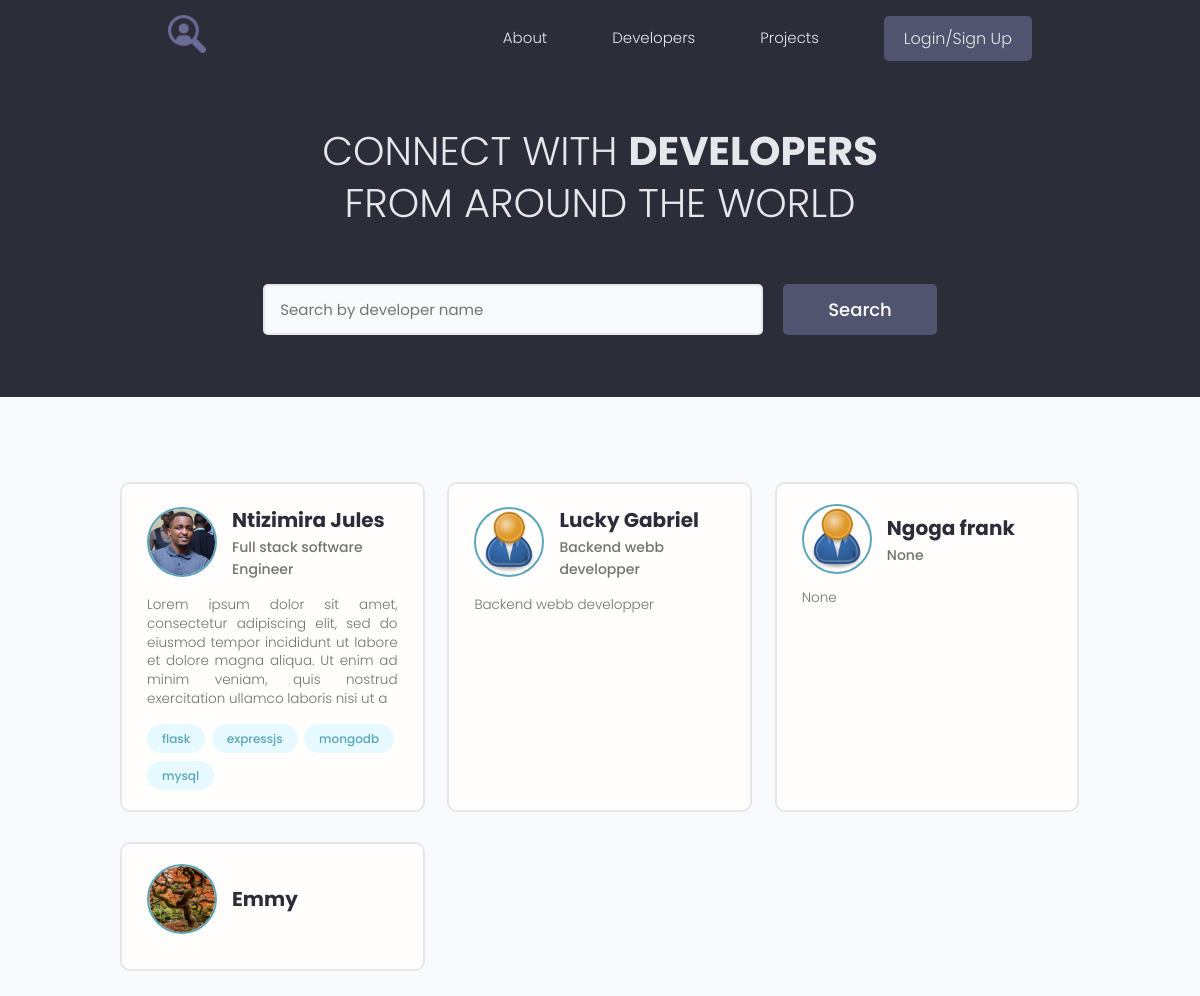
The page /profiles on the database its author committed.
### models/user.py (models this page shows, shortened)
class Profile(BaseModel, Base):
    __tablename__ = 'profiles'
    user_id = Column(String(60), ForeignKey('users.id'))
    user = relationship("User", back_populates="profile")
    username = Column(String(150), nullable=False, unique=True)
    email = Column(String(150), nullable=False)
    name = Column(String(150), nullable=False)
    bio = Column(Text, nullable=True)
    location = Column(String(150), nullable=True)
    headline = Column(String(250), nullable=True)
    profile_image_url = Column(String(2000), default='images/profiles/user-default.png')
    social_github = Column(String(200), nullable=True)
    social_linkdin = Column(String(200), nullable=True)
    social_youtube = Column(String(200), nullable=True)
    social_twitter = Column(String(200), nullable=True)
    skills = relationship("Skill", backref="profile",
                          cascade="all, delete, delete-orphan")
    comments = relationship("Comment", backref="profile", cascade="all, delete-orphan")
    rates = relationship("Rate", backref="profile", cascade="all, delete-orphan")

### models/skill.py (models this page shows, shortened)
class Skill(BaseModel, Base):
    __tablename__ = 'skills'
    profile_id = Column(String(60), ForeignKey('profiles.id'), nullable=True)
    name = Column(String(200), nullable=False)
    description = Column(Text, nullable=True)

### webdynamic/views/users.py (the view)
@app_views.route('/profiles', methods=['GET'], strict_slashes=False)
def profiles():
    profiles = []
    searchQuery = None
    if request.args.get('text'):
        searchQuery = request.args.get('text').lower()
        profiles = profile_search(searchQuery)
    else:
        profiles = list(storage.all(Profile).values())
    page = int(request.args.get('page', 1))
    result = paginate(profiles, page)
    context = {
        'items_on_page': result.get('items_on_page'),
        'total_pages': result.get('total_pages'),
        'queryPage': page,
        'custom_range': result.get('custom_range'),
        'searchQuery': searchQuery if searchQuery else None
        }
    return render_template('profiles.html', **context)

### models/engine/dbManager.py (called while the page is built)
    def all(self, cls=None):
        new_dict = {}
        for clss in classes:
            if cls is None or cls is classes[clss] or cls is clss:
                objs = self.__session.query(classes[clss]).all()
                for obj in objs:
                    key = obj.__class__.__name__ + '.' + obj.id
                    new_dict[key] = obj
        return (new_dict)

### utils/paginate.py (called while the page is built)
def paginate(data, page=1):
    per_page = 9
    start_index = (page - 1) * per_page
    end_index = start_index + per_page
    total_pages = (len(data) + per_page - 1) // per_page
    items_on_page = data[start_index:end_index]
    leftindex = page - 4 if page > 4 else 1
    rightIndex =  page + 5 if (page + 5) <= total_pages else total_pages + 1
    custom_range = range(leftindex, rightIndex)
    prev_page = page - 1 if page > 1 else None
    next_page = page + 1 if page + 1 <= total_pages else None
    result = {
        'page': page,
        'page_size': len(items_on_page),
        'prev_page': prev_page,
        'next_page': next_page,
        'total_pages': total_pages,
        'custom_range': custom_range,
        'items_on_page': items_on_page,
    }
    return result

### webdynamic/app.py (called while the page is built)
@app.context_processor
def inject_user():
    return dict(current_user=current_user)

### webdynamic/templates/profiles.html (shortened to what this page needs)
{% extends 'main.html' %}
{% block content %}
  <main class="home">
    <section class="hero-section text-center">
      <div class="container container--narrow">
        <div class="hero-section__box">
          <h2>CONNECT WITH <span>DEVELOPERS</span></h2>
          <h2>FROM AROUND THE WORLD</h2>
        </div>
        <div class="hero-section__search">
          <form class="form" action="{{url_for('app_views.profiles')}}"  method="get" enctype="multipart/form-data">
            <div class="form__field">
              <input class="input input--text" id="formInput#search" type="text" name="text"
                placeholder="Search by developer name" />
            </div>
            <input class="btn btn--sub btn--lg" type="submit" value="Search" />
          </form>
        </div>
      </div>
    </section>
    <section class="devlist">
      <div class="container">
        <div class="grid grid--three">
            {% for profile in items_on_page %}
            <div class="column card">
                <div class="dev">
                <a href="{{url_for('app_views.profile', profile_id=profile.id)}}" class="card__body">
                    <div class="dev__profile">
                    <img class="avatar avatar--md" src="{{url_for('static', filename=profile.profile_image_url)}}" alt="image" />
                    <div class="dev__meta">
                        <h3>{{profile.name}}</h3>
                        <h5>{{profile.headline}}</h5>
                    </div>
                    </div>
                    <p class="dev__info">
                        {{profile.bio[:200] if profile.bio and profile.bio|length > 150 else profile.bio}}
                    </p>
                    <div class="dev__skills">
                    {% for skill in profile.skills %}
                    <span class="tag tag--pill tag--main">
                        <small>{{skill.name}}</small>
                    </span>
                    {% endfor %}
                    </div>
                </a>
                </div>
            </div>
            {% endfor %}
        </div>
      </div>
    </section>
  </main>
{% endblock %}

### webdynamic/templates/main.html (shortened to what this page needs)
<!DOCTYPE html>
<html lang="en">
<head>
  <link rel="stylesheet" href="https://cdn.iconmonstr.com/1.3.0/css/iconmonstr-iconic-font.min.css" />
  <link rel="stylesheet" href="{{ url_for('static', filename='uikit/styles/uikit.css') }}"/>
  <link rel="stylesheet" href="{{ url_for('static', filename='styles/app.css') }}" />
</head>
<body>
    {% include 'navbar.html' %}
    {% block content %}
    {% endblock %}
</body>
</html>

### webdynamic/templates/navbar.html (shortened to what this page needs)
<header class="header">
    <div class="container container--narrow">
      <a href="/" class="header__logo">
        <img src="{{url_for('static', filename='images/favicon.ico')}}" alt="DevSearch Logo" />
      </a>
      <nav class="header__nav">
        <ul class="header__menu">
          <li class="header__menuItem"><a href="{{url_for('app_views.landingpage')}}">About</a></li>
          <li class="header__menuItem"><a href="{{url_for('app_views.profiles')}}">Developers</a></li>
          <li class="header__menuItem"><a href="{{ url_for('app_views.projects')}}">Projects</a></li>
          {% if current_user.is_authenticated %}
          <li class="header__menuItem"><a href="{{url_for('app_views.inbox')}}">Inbox(<span class="unrd">{{current_user.unread}}</span>)</a></li>
          <li class="header__menuItem"><a href="{{url_for('app_views.account')}}">My Account</a></li>
          <li class="header__menuItem"><a href="{{url_for('app_views.logout')}}" class="btn btn--sub">Logout</a></li>
          <li class="header__menuItem"><a href="{{url_for('app_views.delete_profile')}}" class="btn btn--sub">Delete Account</a></li>
          {% else %}
          <li class="header__menuItem"><a href="{{url_for('app_views.login')}}" class="btn btn--sub">Login/Sign Up</a></li>
          {% endif %}
        </ul>
      </nav>
    </div>
  </header>

### webdynamic/static/styles/app.css (style rules this page uses)
:root { --color-sub: #2d2d39; }
.btn--sub { background-color: var(--color-sub-light); }
.card { border: 2px solid var(--color-light); }
img { width: 100%; }
.header { position: sticky; z-index: 111; background-color: var(--color-sub); padding: 1.5rem 0; }
.header > .container { display: flex; justify-content: space-between; align-items: center; }
.header__logo > img { height: 3.8rem; }
.header__nav > ul { display: inline-flex; align-items: center; list-style: none; gap: 6.5rem; }
.header__menuItem > a { color: var(--color-light); font-weight: 300; }
.hero-section { height: 40vh; display: flex; align-items: center; background-color: var(--color-sub); }
.hero-section__box { margin-bottom: 4rem; }
.hero-section__box > h2, .hero-section__box > h2 > span { font-size: 4rem; color: var(--color-light); line-height: 1.3; text-transform: uppercase; }
.hero-section__box > h2 { font-weight: 300; }
.hero-section__box > h2 > span { font-weight: 700; }
.hero-section__search > .form { display: flex; align-items: center; justify-content: center; gap: 2rem; }
.hero-section__search > .form input.input--text { width: 50rem; }
.devlist { margin-top: 8rem; }
.devlist .grid { align-items: stretch; }
.devlist .dev .dev__profile { display: flex; align-items: center; gap: 1.5rem; }
.devlist .dev .dev__meta h3 { color: var(--color-sub); font-size: 2rem; font-weight: 700; }
.devlist .dev .dev__meta h5 { color: var(--color-text); font-size: 1.4rem; font-weight: 500; }
.devlist .dev .dev__info { margin: 1.5rem 0; font-size: 1.35rem; line-height: 1.4; text-align: justify; }

### webdynamic/static/uikit/styles/modules/_variables.css (style rules this page uses)
:root { --color-main: #5aa5b9; --color-main-light: #e6faff; --color-sub: #3f4156; --color-sub-light: #51546e; --color-sub-lighter: #ededfd; --color-text: #737373; --color-gray: #8b8b8b; --color-light: #e5e7eb; --color-light-gray: #767676; --color-bg: #f8fafd; --color-white: #fffefd; --color-white-light: #f3f3f3; --color-success: #359e64; --color-success-bg: #def8e8; --color-error: #fc4b0b; --color-error-bg: #fff2ee; --font-base: 'Poppins', arial, helvetica, 'Segoe UI', roboto, ubuntu, sans-serif; --font-monospace: 'Fira Code', 'Courier New', courier, monospace; --font-regular: 300; --font-medium: 500; --font-bold: 700; --generic-shadow: 1px 1px 5px #00000010; --generic-transition: all 0.3s ease-in-out; }

### webdynamic/static/uikit/styles/modules/_base.css (style rules this page uses)
* { margin: 0; padding: 0; box-sizing: border-box; text-rendering: optimizeLegibility; color: inherit; font-size: inherit; }
html { font-size: 50%; }
@media only screen and (min-width: 480px) { html { font-size: 56.25%; } }
@media only screen and (min-width: 1200px) { html { font-size: 62.5%; } }
body { line-height: 1.6; font-weight: 400; font-size: 1.5rem; color: var(--color-text); background-color: var(--color-bg); min-height: 100vh; }

### webdynamic/static/uikit/styles/modules/_typography.css (style rules this page uses)
* { font-family: var(--font-base); }
h2 { font-size: 3.6rem; font-weight: var(--font-bold); }
h3 { font-size: 3.2rem; font-weight: var(--font-medium); }
h5 { font-size: 2.4rem; font-weight: var(--font-medium); }
h5, h6 { font-weight: var(--font-regular); }
p, span, strong { font-size: 1.6rem; color: var(--color-text); font-weight: var(--font-regular); }
a { padding-bottom: 2px; text-decoration: none; display: inline-block; color: var(--color-main); font-weight: var(--font-medium); }

### webdynamic/static/uikit/styles/modules/_utilities.css (style rules this page uses)
.container { width: 92%; max-width: 165rem; margin: 0 auto; box-sizing: border-box; }
.container--narrow { width: 92%; max-width: 120rem; }
@media screen and (min-width: 1000px) { .container { width: 90%; } }
@media screen and (min-width: 1000px) { .container--narrow { width: 85%; } }
@media screen and (min-width: 1200px) { .container { width: 80%; } }
@media screen and (min-width: 1200px) { .container--narrow { width: 72%; } }
.text-center { text-align: center; }

### webdynamic/static/uikit/styles/modules/_avatar.css (style rules this page uses)
.avatar { border-radius: 50%; border: 2px solid var(--color-main); object-fit: cover; }
.avatar--md { height: 7rem; width: 7rem; }

### webdynamic/static/uikit/styles/modules/_button.css (style rules this page uses)
.btn { display: inline-block; position: relative; cursor: pointer; background-color: var(--color-light); font-weight: var(--font-medium); color: var(--color-sub); text-decoration: none; padding: 1rem 2rem; border-radius: 0.5rem; border: none; width: -webkit-fit-content; width: -moz-fit-content; width: fit-content; height: -webkit-fit-content; height: -moz-fit-content; height: fit-content; font-size: 1.6rem; outline-width: 0; outline-color: transparent; -webkit-backface-visibility: hidden; backface-visibility: hidden; transition: all 0.3s ease-in-out; }
.btn--sub { background-color: var(--color-sub); color: var(--color-white); }
.btn--lg { font-size: 1.8rem; padding: 1.2rem 4.5rem; }

### rows shown on the page
Profile: profile_image_url (picture), name "Ntizimira Jules", headline "Full stack software Engineer", bio "Lorem ipsum dolor sit amet, consectetur adipiscing elit, sed do eiusmod tempor incididunt ut labore et dolore magna aliqua. Ut enim ad minim veniam, quis nostrud exercitation ullamco laboris nisi ut a"
Skill: name "flask"
Skill: name "expressjs"
Skill: name "mongodb"
Skill: name "mysql"
Profile: profile_image_url (placeholder picture), name "Lucky Gabriel", headline "Backend webb developper", bio "Backend webb developper"
Profile: profile_image_url (placeholder picture), name "Ngoga frank", headline "None", bio "None"
Profile: profile_image_url (picture), name "Emmy"
